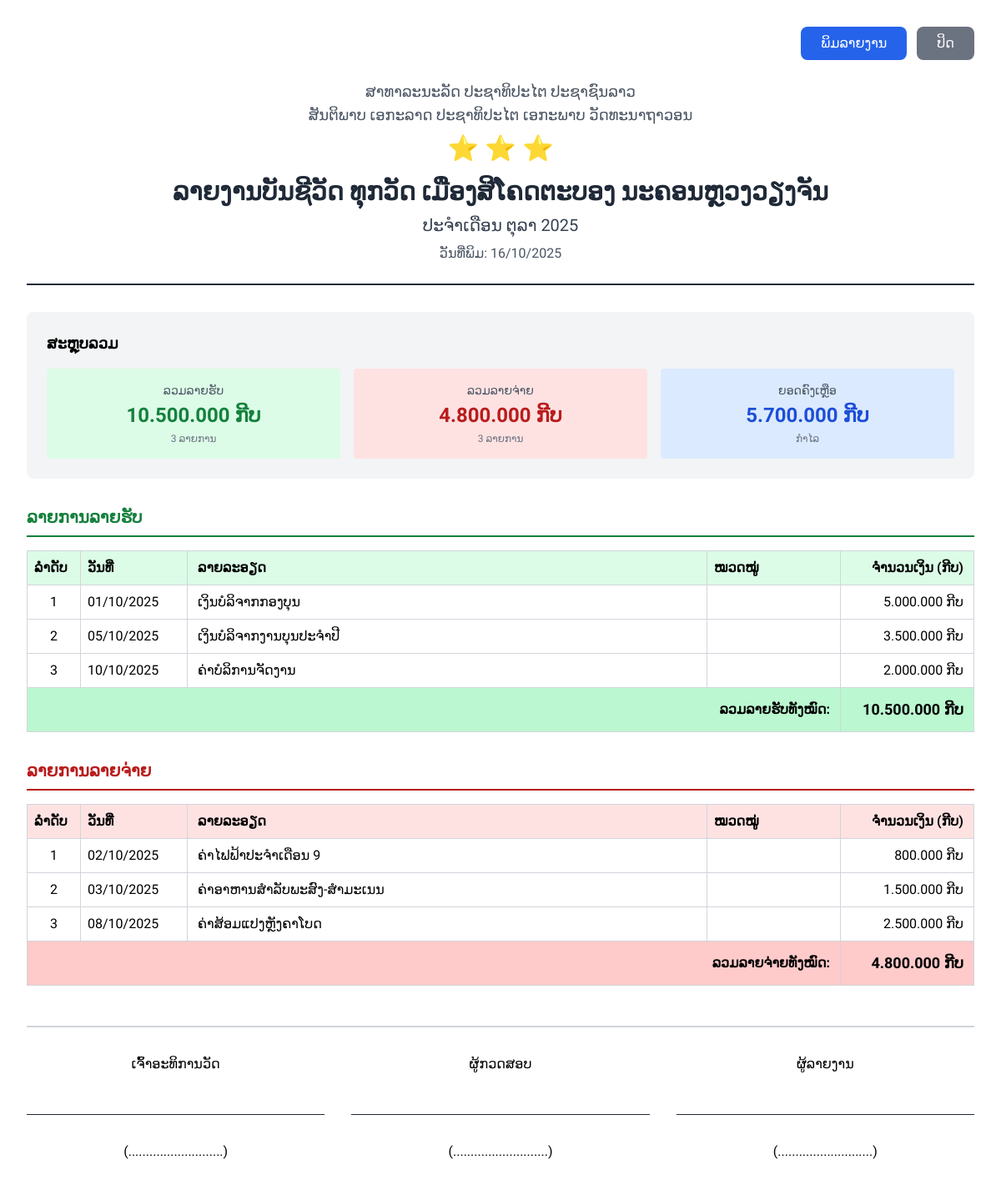
/modules/report/summary.php (signed in), run on the app's committed database.
### tables this page shows
CREATE TABLE IF NOT EXISTS income (
    id INT PRIMARY KEY AUTO_INCREMENT,
    temple_id INT NOT NULL,
    date DATE NOT NULL,
    description TEXT NOT NULL,
    amount DECIMAL(15,2) NOT NULL,
    category_id INT,
    created_by INT NOT NULL,
    created_at TIMESTAMP DEFAULT CURRENT_TIMESTAMP,
    updated_at TIMESTAMP DEFAULT CURRENT_TIMESTAMP ON UPDATE CURRENT_TIMESTAMP,
    FOREIGN KEY (temple_id) REFERENCES temples(id) ON DELETE RESTRICT,
    FOREIGN KEY (created_by) REFERENCES users(id) ON DELETE RESTRICT,
    FOREIGN KEY (category_id) REFERENCES income_categories(id) ON DELETE SET NULL,
    INDEX idx_date (date),
    INDEX idx_temple_id (temple_id),
    INDEX idx_created_by (created_by)
);

CREATE TABLE IF NOT EXISTS expense (
    id INT PRIMARY KEY AUTO_INCREMENT,
    temple_id INT NOT NULL,
    date DATE NOT NULL,
    description TEXT NOT NULL,
    amount DECIMAL(15,2) NOT NULL,
    category_id INT,
    created_by INT NOT NULL,
    created_at TIMESTAMP DEFAULT CURRENT_TIMESTAMP,
    updated_at TIMESTAMP DEFAULT CURRENT_TIMESTAMP ON UPDATE CURRENT_TIMESTAMP,
    FOREIGN KEY (temple_id) REFERENCES temples(id) ON DELETE RESTRICT,
    FOREIGN KEY (created_by) REFERENCES users(id) ON DELETE RESTRICT,
    FOREIGN KEY (category_id) REFERENCES expense_categories(id) ON DELETE SET NULL,
    INDEX idx_date (date),
    INDEX idx_temple_id (temple_id),
    INDEX idx_created_by (created_by)
);

### config.php (called while the page is built, shortened)
<?php
require_once __DIR__ . '/includes/temple_functions.php';
function getDB() {
    static $pdo = null;
    if ($pdo === null) {
        try {
            $dsn = "mysql:host=" . DB_HOST . ";dbname=" . DB_NAME . ";charset=" . DB_CHARSET;
            $options = [
                PDO::ATTR_ERRMODE => PDO::ERRMODE_EXCEPTION,
                PDO::ATTR_DEFAULT_FETCH_MODE => PDO::FETCH_ASSOC,
                PDO::ATTR_EMULATE_PREPARES => false,
                PDO::MYSQL_ATTR_INIT_COMMAND => "SET NAMES " . DB_CHARSET
            ];
            $pdo = new PDO($dsn, DB_USER, DB_PASS, $options);
        } catch (PDOException $e) {
            die("ການເຊື່ອມຕໍ່ຖານຂໍ້ມູນຜິດພາດ: " . $e->getMessage());
        }
    }
    return $pdo;
}
function isLoggedIn() {
    return isset($_SESSION['user_id']) && isset($_SESSION['username']);
}
function e($string) {
    return htmlspecialchars($string, ENT_QUOTES, 'UTF-8');
}
function formatMoney($amount) {
    $symbol = 'ກີບ';
    if (function_exists('getCurrentTempleId') && function_exists('getTempleSetting')) {
        $currentTempleId = getCurrentTempleId();
    }
    return number_format($amount, 0, ',', '.') . ' ' . e($symbol);
}
function formatDate($date) {
    $format = 'd/m/Y';
    if (function_exists('getCurrentTempleId') && function_exists('getTempleSetting')) {
        $currentTempleId = getCurrentTempleId();
    }
    try {
        $dateObj = new DateTime($date);
        return $dateObj->format($format);
    } catch (Exception $e) {
        return $date;
    }
}
function getCurrentUser() {
    if (!isLoggedIn()) {
        return null;
    }
    static $currentUser = null;
    if ($currentUser === null) {
        $db = getDB();
        $stmt = $db->prepare("SELECT * FROM users WHERE id = ?");
        $stmt->execute([$_SESSION['user_id']]);
        $currentUser = $stmt->fetch();
    }
    return $currentUser;
}

### includes/temple_functions.php (called while the page is built, shortened)
<?php
function isSuperAdmin() {
    if (!isLoggedIn()) {
        return false;
    }
    $user = getCurrentUser();
    return !empty($user['is_super_admin']);
}
function getActiveTempleId() {
    if (isSuperAdmin() && isset($_SESSION['active_temple_id'])) {
        return $_SESSION['active_temple_id'];
    }
    $user = getCurrentUser();
    return $user['temple_id'] ?? null;
}
function getCurrentTempleId() {
    return getActiveTempleId();
}

### modules/report/summary.php (the view, shortened to what this page needs)
<?php
require_once __DIR__ . '/../../config.php';
require_once __DIR__ . '/../../includes/temple_functions.php';
$db = getDB();
$selectedYear = $_GET['year'] ?? date('Y');
$selectedMonth = $_GET['month'] ?? date('m');
$yearMonth = "{$selectedYear}-{$selectedMonth}";
$isSuperAdmin = ($_SESSION['is_super_admin'] ?? 0) == 1;
$currentTempleId = getCurrentTempleId();
$isMultiTemple = isMultiTempleEnabled();
$monthNames = [
    '01' => 'ມັງກອນ', '02' => 'ກຸມພາ', '03' => 'ມີນາ',
    '04' => 'ເມສາ', '05' => 'ພຶດສະພາ', '06' => 'ມິຖຸນາ',
    '07' => 'ກໍລະກົດ', '08' => 'ສິງຫາ', '09' => 'ກັນຍາ',
    '10' => 'ຕຸລາ', '11' => 'ພະຈິກ', '12' => 'ທັນວາ'
];
if ($isSuperAdmin) {
    $stmt = $db->prepare("
        SELECT i.*, u.full_name
        FROM income i
        LEFT JOIN users u ON i.created_by = u.id
        WHERE DATE_FORMAT(i.date, '%Y-%m') = ?
        ORDER BY i.date ASC
    ");
    $stmt->execute([$yearMonth]);
}
$incomeRecords = $stmt->fetchAll();
$totalIncome = array_sum(array_column($incomeRecords, 'amount'));
if ($isSuperAdmin) {
    $stmt = $db->prepare("
        SELECT e.*, u.full_name
        FROM expense e
        LEFT JOIN users u ON e.created_by = u.id
        WHERE DATE_FORMAT(e.date, '%Y-%m') = ?
        ORDER BY e.date ASC
    ");
    $stmt->execute([$yearMonth]);
}
$expenseRecords = $stmt->fetchAll();
$totalExpense = array_sum(array_column($expenseRecords, 'amount'));
$balance = $totalIncome - $totalExpense;
if ($isSuperAdmin) {
    $templeName = "ທຸກວັດ";
} elseif ($isMultiTemple && $currentTempleId) {
    $stmt = $db->prepare("SELECT temple_name, temple_name_lao FROM temples WHERE id = ?");
    $stmt->execute([$currentTempleId]);
    $templeInfo = $stmt->fetch();
    $templeName = $templeInfo ? $templeInfo['temple_name_lao'] : "ວັດ";
} else {
    $templeName = "ວັດປ່າໜອງບົວທອງໃຕ້";
}
?>
<!DOCTYPE html>
<html lang="lo">
<head>
    <script src="https://cdn.tailwindcss.com"></script>
</head>
<body class="bg-white">
    <div class="max-w-full mx-auto p-8">
        <div class="no-print mb-6 text-right">
            <button onclick="window.print()" class="bg-blue-600 hover:bg-blue-700 text-white px-6 py-2 rounded-lg">
                ພິມລາຍງານ
            </button>
            <button onclick="window.close()" class="bg-gray-500 hover:bg-gray-600 text-white px-6 py-2 rounded-lg ml-2">
                ປິດ
            </button>
        </div>
        <div class="text-center mb-8 border-b-2 border-gray-800 pb-6">
            <div class="mb-4">
                <h1 class="text-lg text-gray-600">ສາທາລະນະລັດ ປະຊາທິປະໄຕ ປະຊາຊົນລາວ</h1>
                <h1 class="text-lg text-gray-600">ສັນຕິພາບ ເອກະລາດ ປະຊາທິປະໄຕ ເອກະພາບ ວັດທະນາຖາວອນ</h1>
                <p class="text-3xl mt-2"> ⭐ ⭐ ⭐ </p>
            </div>
            <h2 class="text-3xl font-bold text-gray-800 mb-2">ລາຍງານບັນຊີວັດ <?php echo $templeName; ?> ເມືອງສີໂຄດຕະບອງ ນະຄອນຫຼວງວຽງຈັນ</h2>
            <h2 class="text-xl font-medium text-gray-700">ປະຈຳເດືອນ <?php echo $monthNames[$selectedMonth]; ?> <?php echo $selectedYear; ?></h2>
            <p class="text-gray-600 mt-2">ວັນທີ່ພິມ: <?php echo formatDate(date('Y-m-d')); ?></p>
        </div>
        <div class="mb-8 bg-gray-100 p-6 rounded-lg print:rounded-none">
            <h3 class="text-lg font-bold mb-4">ສະຫຼຸບລວມ</h3>
            <div class="grid grid-cols-1 md:grid-cols-3 gap-4 text-center">
                <div class="bg-green-100 p-4 rounded">
                    <p class="text-sm text-gray-600 mb-1">ລວມລາຍຮັບ</p>
                    <p class="text-2xl font-bold text-green-700"><?php echo formatMoney($totalIncome); ?></p>
                    <p class="text-xs text-gray-500 mt-1"><?php echo count($incomeRecords); ?> ລາຍການ</p>
                </div>
                <div class="bg-red-100 p-4 rounded">
                    <p class="text-sm text-gray-600 mb-1">ລວມລາຍຈ່າຍ</p>
                    <p class="text-2xl font-bold text-red-700"><?php echo formatMoney($totalExpense); ?></p>
                    <p class="text-xs text-gray-500 mt-1"><?php echo count($expenseRecords); ?> ລາຍການ</p>
                </div>
                <div class="bg-blue-100 p-4 rounded">
                    <p class="text-sm text-gray-600 mb-1">ຍອດຄົງເຫຼືອ</p>
                    <p class="text-2xl font-bold <?php echo $balance >= 0 ? 'text-blue-700' : 'text-red-700'; ?>">
                        <?php echo formatMoney($balance); ?>
                    </p>
                    <p class="text-xs text-gray-500 mt-1"><?php echo $balance >= 0 ? 'ກຳໄລ' : 'ຂາດທຶນ'; ?></p>
                </div>
            </div>
        </div>
        <div class="mb-8">
            <h3 class="text-xl font-bold text-green-700 mb-4 border-b-2 border-green-700 pb-2">ລາຍການລາຍຮັບ</h3>
            <?php if (empty($incomeRecords)): ?>
                <p class="text-gray-500 text-center py-4">ບໍ່ມີຂໍ້ມູນລາຍຮັບໃນເດືອນນີ້</p>
            <?php else: ?>
                <div class="overflow-x-auto">
                <table class="w-full border-collapse">
                    <thead>
                        <tr class="bg-green-100">
                            <th class="border border-gray-300 px-2 py-2 text-left w-16">ລຳດັບ</th>
                            <th class="border border-gray-300 px-2 py-2 text-left w-32">ວັນທີ່</th>
                            <th class="border border-gray-300 px-3 py-2 text-left">ລາຍລະອຽດ</th>
                            <th class="border border-gray-300 px-2 py-2 text-left w-40">ໝວດໝູ່</th>
                            <th class="border border-gray-300 px-3 py-2 text-right w-40">ຈຳນວນເງິນ (ກີບ)</th>
                        </tr>
                    </thead>
                    <tbody>
                        <?php foreach ($incomeRecords as $index => $record): ?>
                        <tr>
                            <td class="border border-gray-300 px-2 py-2 text-center"><?php echo $index + 1; ?></td>
                            <td class="border border-gray-300 px-2 py-2"><?php echo formatDate($record['date']); ?></td>
                            <td class="border border-gray-300 px-3 py-2"><?php echo e($record['description']); ?></td>
                            <td class="border border-gray-300 px-2 py-2"><?php echo e($record['category']); ?></td>
                            <td class="border border-gray-300 px-3 py-2 text-right font-medium"><?php echo formatMoney($record['amount']); ?></td>
                        </tr>
                        <?php endforeach; ?>
                        <tr class="bg-green-200 font-bold">
                            <td colspan="4" class="border border-gray-300 px-3 py-3 text-right">ລວມລາຍຮັບທັງໝົດ:</td>
                            <td class="border border-gray-300 px-3 py-3 text-right text-lg"><?php echo formatMoney($totalIncome); ?></td>
                        </tr>
                    </tbody>
                </table>
                </div>
            <?php endif; ?>
        </div>
        <div class="mb-8">
            <h3 class="text-xl font-bold text-red-700 mb-4 border-b-2 border-red-700 pb-2">ລາຍການລາຍຈ່າຍ</h3>
            <?php if (empty($expenseRecords)): ?>
                <p class="text-gray-500 text-center py-4">ບໍ່ມີຂໍ້ມູນລາຍຈ່າຍໃນເດືອນນີ້</p>
            <?php else: ?>
                <div class="overflow-x-auto">
                <table class="w-full border-collapse">
                    <thead>
                        <tr class="bg-red-100">
                            <th class="border border-gray-300 px-2 py-2 text-left w-16">ລຳດັບ</th>
                            <th class="border border-gray-300 px-2 py-2 text-left w-32">ວັນທີ່</th>
                            <th class="border border-gray-300 px-3 py-2 text-left">ລາຍລະອຽດ</th>
                            <th class="border border-gray-300 px-2 py-2 text-left w-40">ໝວດໝູ່</th>
                            <th class="border border-gray-300 px-3 py-2 text-right w-40">ຈຳນວນເງິນ (ກີບ)</th>
                        </tr>
                    </thead>
                    <tbody>
                        <?php foreach ($expenseRecords as $index => $record): ?>
                        <tr>
                            <td class="border border-gray-300 px-2 py-2 text-center"><?php echo $index + 1; ?></td>
                            <td class="border border-gray-300 px-2 py-2"><?php echo formatDate($record['date']); ?></td>
                            <td class="border border-gray-300 px-3 py-2"><?php echo e($record['description']); ?></td>
                            <td class="border border-gray-300 px-2 py-2"><?php echo e($record['category']); ?></td>
                            <td class="border border-gray-300 px-3 py-2 text-right font-medium"><?php echo formatMoney($record['amount']); ?></td>
                        </tr>
                        <?php endforeach; ?>
                        <tr class="bg-red-200 font-bold">
                            <td colspan="4" class="border border-gray-300 px-3 py-3 text-right">ລວມລາຍຈ່າຍທັງໝົດ:</td>
                            <td class="border border-gray-300 px-3 py-3 text-right text-lg"><?php echo formatMoney($totalExpense); ?></td>
                        </tr>
                    </tbody>
                </table>
                </div>
            <?php endif; ?>
        </div>
        <div class="mt-12 pt-8 border-t-2 border-gray-300">
            <div class="grid grid-cols-3 gap-8 text-center">
                <div>
                    <p class="mb-12">ເຈົ້າອະທິການວັດ</p>
                    <div class="border-t border-gray-800 pt-2">
                        <br>
                        <p>(...........................)</p>
                    </div>
                </div>
                <div>
                    <p class="mb-12">ຜູ້ກວດສອບ</p>
                    <div class="border-t border-gray-800 pt-2">
                        <br>
                        <p>(...........................)</p>
                    </div>
                </div>
                <div>
                    <p class="mb-12">ຜູ້ລາຍງານ</p>
                    <div class="border-t border-gray-800 pt-2">
                        <br>
                        <p>(...........................)</p>
                    </div>
                </div>
            </div>
        </div>
    </div>
</body>
</html>

### modules/report/summary.php (style rules this page uses)
body { font-family: 'Phetsarath', sans-serif; }

### data on the page
income: date "01/10/2025", description "ເງິນບໍລິຈາກກອງບຸນ", amount "5.000.000 ກີບ"
income: date "05/10/2025", description "ເງິນບໍລິຈາກງານບຸນປະຈຳປີ", amount "3.500.000 ກີບ"
income: date "10/10/2025", description "ຄ່າບໍລິການຈັດງານ", amount "2.000.000 ກີບ"
expense: date "02/10/2025", description "ຄ່າໄຟຟ້າປະຈຳເດືອນ 9", amount "800.000 ກີບ"
expense: date "03/10/2025", description "ຄ່າອາຫານສຳລັບພະສົງ-ສຳມະເນນ", amount "1.500.000 ກີບ"
expense: date "08/10/2025", description "ຄ່າສ້ອມແປງຫຼັງຄາໂບດ", amount "2.500.000 ກີບ"

### other printed values
$templeName "ທຸກວັດ"
formatMoney($totalIncome) "10.500.000 ກີບ"
count($incomeRecords) "3"
formatMoney($totalExpense) "4.800.000 ກີບ"
count($expenseRecords) "3"
formatMoney($balance) "5.700.000 ກີບ"
